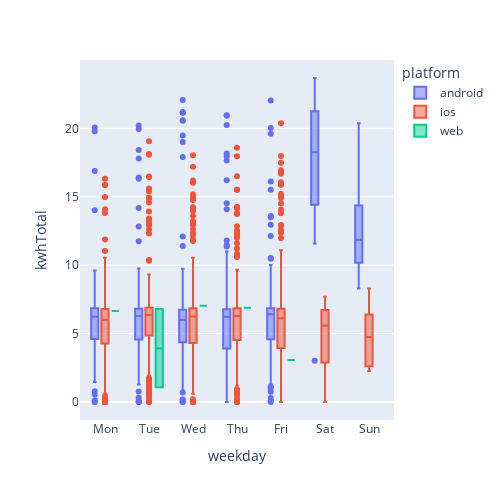

This figure's notebook cell:
### Code cell
# plotly boxplot
px.box(
    data_frame=ev_df,
    x='weekday',
    y='kwhTotal',
    width=500,
    height=500,
    category_orders=weekday_orders,
    color='platform'
)

### Figure 1 — Plotly figure (JSON) as saved in the notebook; plotly's stock layout.template omitted (floating-point values rounded to 4 significant figures; data arrays with more than 128 entries replaced by an {"elided": "..."} marker saying what was removed)
{"data": [{"alignmentgroup": "True", "hovertemplate": "platform=android<br>weekday=%{x}<br>kwhTotal=%{y}<extra></extra>", "legendgroup": "android", "marker": {"color": "#636efa"}, "name": "android", "notched": false, "offsetgroup": "android", "orientation": "v", "showlegend": true, "type": "box", "x": {"elided": "1155 str values"}, "x0": " ", "xaxis": "x", "y": {"elided": "1155 float values"}, "y0": " ", "yaxis": "y"}, {"alignmentgroup": "True", "hovertemplate": "platform=ios<br>weekday=%{x}<br>kwhTotal=%{y}<extra></extra>", "legendgroup": "ios", "marker": {"color": "#EF553B"}, "name": "ios", "notched": false, "offsetgroup": "ios", "orientation": "v", "showlegend": true, "type": "box", "x": {"elided": "2234 str values"}, "x0": " ", "xaxis": "x", "y": {"elided": "2234 float values"}, "y0": " ", "yaxis": "y"}, {"alignmentgroup": "True", "hovertemplate": "platform=web<br>weekday=%{x}<br>kwhTotal=%{y}<extra></extra>", "legendgroup": "web", "marker": {"color": "#00cc96"}, "name": "web", "notched": false, "offsetgroup": "web", "orientation": "v", "showlegend": true, "type": "box", "x": ["Thu", "Mon", "Tue", "Wed", "Fri", "Tue"], "x0": " ", "xaxis": "x", "y": [6.88, 6.65, 6.8, 7.03, 3.07, 1.07], "y0": " ", "yaxis": "y"}], "layout": {"boxmode": "group", "height": 500, "legend": {"title": {"text": "platform"}, "tracegroupgap": 0}, "margin": {"t": 60}, "width": 500, "xaxis": {"anchor": "y", "categoryarray": ["Mon", "Tue", "Wed", "Thu", "Fri", "Sat", "Sun"], "categoryorder": "array", "domain": [0, 1], "title": {"text": "weekday"}}, "yaxis": {"anchor": "x", "domain": [0, 1], "title": {"text": "kwhTotal"}}}}
